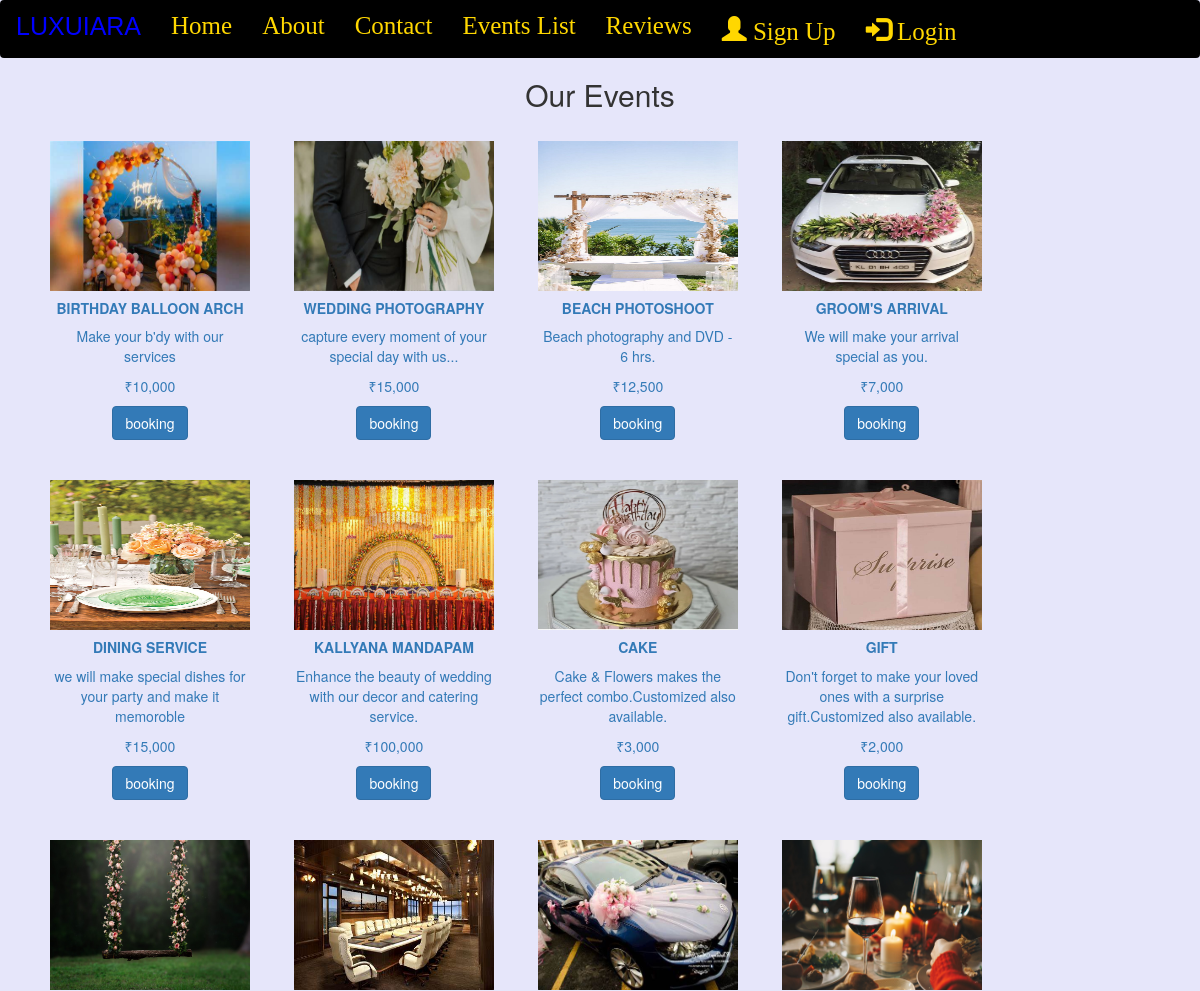
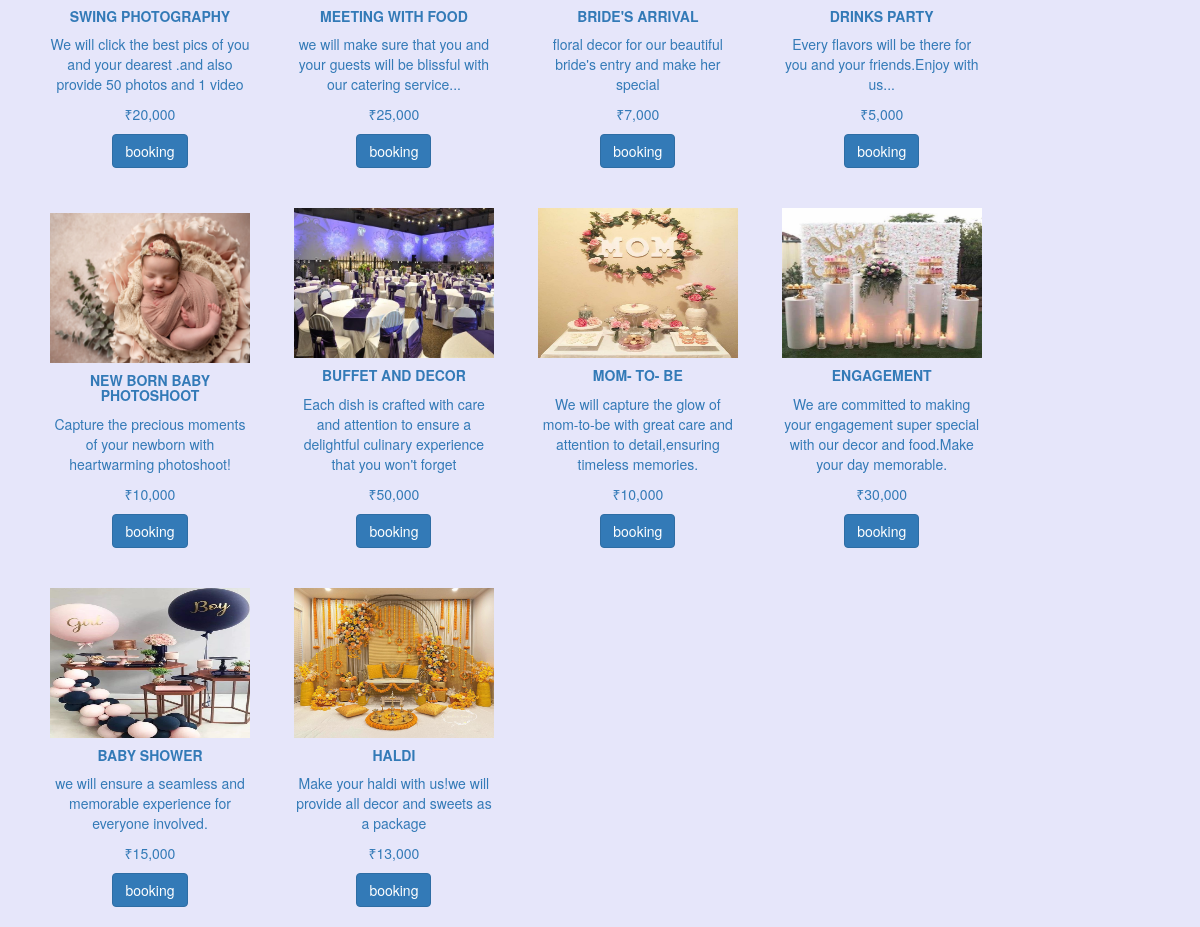
Screenshot of /events1/ with the database file from the repository (2 pictures, top to bottom).
### myapp/models.py (models this page shows, shortened)
class Events1(models.Model):
    img = models.ImageField(upload_to="pic")
    name = models.CharField(max_length=100)
    desc = models.CharField(max_length=500)
    details = models.TextField(default='')  # Provide a default value here
    cost = models.PositiveIntegerField()

### myapp/views.py (the view)
# urls.py: path('events1/',views.events1,name='events1'),
def events1(request):
    if request.user.is_authenticated:
        return redirect('events')  # Redirect to events page if user is logged in
    else:
        events1 = Events1.objects.all()
        return render(request, 'events1.html', {'events1': events1})

### templates/events1.html (shortened to what this page needs)
{% extends 'base.html' %}
{% load humanize %}
{% load static %}
{% block content %}
<h2 class="text-center">Our Events</h2>
<div class="container">
    {% for event in events1 %}
    <div class="card text-center" style="width: 20rem; display:inline-block;margin: 20px;">
        <a href="{% url 'event_detail' event.id %}">
            <img src="{{ event.img.url }}" class="card-img-top" alt="..." height="150px" width="200px">
            <div class="card-body">
                <h5 class="card-title" style="font-weight: bold;">{{ event.name }}</h5>
                <p class="card-text">{{ event.details }}</p>
                <p class="card-text">₹{{ event.cost|intcomma }}</p>
            </div>
        </a>
        <div class="card-footer">
            {% if user.is_authenticated %}
            <a href="{% url 'booking' %}" class="btn btn-primary">Booking</a>
            {% else %}
            <a href="{% url 'register' %}" class="btn btn-primary">booking </a>
            {% endif %}
        </div>
    </div>
    {% endfor %}
</div>
{% endblock %}

### templates/base.html (shortened to what this page needs)
 {% load static%}
<!DOCTYPE html>
<html lang="en">
<head>
    <link rel="stylesheet" href="https://maxcdn.bootstrapcdn.com/bootstrap/3.4.1/css/bootstrap.min.css">
    <link href="https://cdnjs.cloudflare.com/ajax/libs/font-awesome/5.15.0/css/all.min.css" rel="stylesheet">
</head>
<body>
<nav class="navbar navbar-bg-light">
    <div class="container-fluid" >
        <div class="navbar-header">
            <a class="navbar-brand" href="{% url 'index' %}">LUXUIARA</a>
        </div>
        <ul class="nav navbar-nav mx-auto">
            <li class="active"><a href="{% url 'index' %}">Home</a></li>
            <li><a href="{% url 'about' %}">About</a></li>
             <li><a href="{% url 'contact' %}">Contact</a></li>
            {% if user.is_authenticated %}
                <li><a href="{% url 'events' %}">Events</a></li>
            {% else %}
                <li><a href="{% url 'events1' %}">Events List</a></li>
            {% endif %}
            {% if user.is_authenticated %}
                <li><a href="{% url 'feedback' %}">My Reviews</a></li>
            {% else %}
                 <li><a href="{% url 'feedback1' %}">Reviews</a></li>
            {% endif %}
            {% if user.is_authenticated %}
                <li><a href="{% url 'booking' %}">Booking</a></li>
                 <li><a href="{% url 'my_events' %}">My Events</a></li>
                <li><a href="{% url 'logout' %}"><span class="glyphicon glyphicon-log-out"></span> LogOut</a></li></ul><h3 style="color:white;">{{user.username}}</h3>
            {% else %}
                <ul class="nav navbar-nav navbar-right">
                    <li><a href="{% url 'register' %}"><span class="glyphicon glyphicon-user"></span> Sign Up</a></li>
                    <li><a href="{% url 'login' %}"><span class="glyphicon glyphicon-log-in"></span> Login</a></li>
                </ul>
            {% endif %}
        </ul>
    </div>
</nav>
{% block content %}
{% endblock %}
</body>
</html>

### templates/base.html (style rules this page uses)
.navbar { background-color: black !important; }
.nav li a { color:gold; font-size: 25px; font-family:Times New Roman; }
.navbar-brand { color: blue; font-size: 25px; font-family: Impact, Haettenschweiler, 'Arial Narrow Bold', sans-serif; }

### templates/events1.html (style rules this page uses)
body { background-color:lavender; }

### rows the page displays
Events1: img (picture), name "BIRTHDAY BALLOON ARCH", details "Make your b'dy with our services", cost "10,000"
Events1: img (picture), name "WEDDING PHOTOGRAPHY", details "capture every moment of your special day with us...", cost "15,000"
Events1: img (picture), name "BEACH PHOTOSHOOT", details "Beach photography and DVD - 6 hrs.", cost "12,500"
Events1: img (picture), name "GROOM'S ARRIVAL", details "We will make your arrival special as you.", cost "7,000"
Events1: img (picture), name "DINING SERVICE", details "we will make special dishes for your party and make it memoroble", cost "15,000"
Events1: img (picture), name "KALLYANA MANDAPAM", details "Enhance the beauty of wedding with our decor and catering service.", cost "100,000"
Events1: img (picture), name "CAKE", details "Cake & Flowers makes the perfect combo.Customized also available.", cost "3,000"
Events1: img (picture), name "GIFT", details "Don't forget to make your loved ones with a surprise gift.Customized also available.", cost "2,000"
Events1: img (picture), name "SWING PHOTOGRAPHY", details "We will click the best pics of you and your dearest .and also provide 50 photos and 1 video", cost "20,000"
Events1: img (picture), name "MEETING WITH FOOD", details "we will make sure that you and your guests will be blissful with our catering service...", cost "25,000"
Events1: img (picture), name "BRIDE'S ARRIVAL", details "floral decor for our beautiful bride's entry and make her special", cost "7,000"
Events1: img (picture), name "DRINKS PARTY", details "Every flavors will be there for you and your friends.Enjoy with us...", cost "5,000"
Events1: img (picture), name "NEW BORN BABY PHOTOSHOOT", details "Capture the precious moments of your newborn with heartwarming photoshoot!", cost "10,000"
Events1: img (picture), name "BUFFET AND DECOR", details "Each dish is crafted with care and attention to ensure a delightful culinary experience that you won't forget", cost "50,000"
Events1: img (picture), name "MOM- TO- BE", details "We will capture the glow of mom-to-be with great care and attention to detail,ensuring timeless memories.", cost "10,000"
Events1: img (picture), name "ENGAGEMENT", details "We are committed to making your engagement super special with our decor and food.Make your day memorable.", cost "30,000"
Events1: img (picture), name "BABY SHOWER", details "we will ensure a seamless and memorable experience for everyone involved.", cost "15,000"
Events1: img (picture), name "HALDI", details "Make your haldi with us!we will provide all decor and sweets as a package", cost "13,000"
